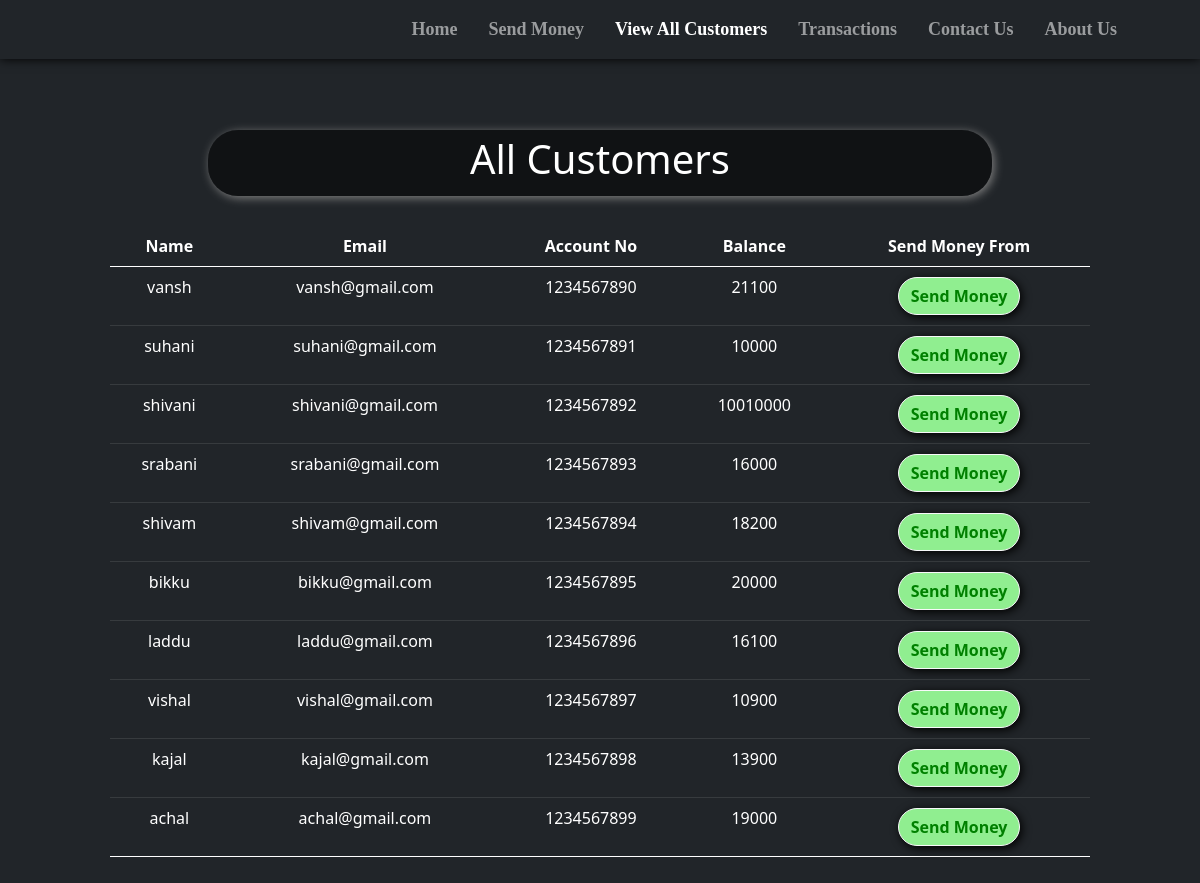
/all_cust.php, run on the app's committed database.
### tables this page shows
CREATE TABLE `users` (
  `sr` int(11) NOT NULL,
  `name` varchar(20) NOT NULL,
  `email` varchar(20) NOT NULL,
  `accno` varchar(10) NOT NULL,
  `blc` bigint(20) NOT NULL
);

### all_cust.php (the view, shortened to what this page needs)
<!doctype html>
<html lang="en">
<head>
    <link href="https://cdn.jsdelivr.net/npm/bootstrap@5.0.2/dist/css/bootstrap.min.css" rel="stylesheet"
>
    <link rel="stylesheet" href="https://cdnjs.cloudflare.com/ajax/libs/font-awesome/5.15.3/css/all.min.css"
 />
</head>
<body style="background-color:#212529;">
    <?php include 'spin.php'; ?>
    <nav class="navbar navbar-expand-lg navbar-dark bg-dark fixed fixed-top"
        style="font-family:candara; font-size:18px; box-shadow: 0px 0px 10px 0px black;">
        <div class="container-fluid">
            <a href="index.php"><img src="statics\logo.png" alt=""
                    style="height: 80px; margin-left:25px; margin-top:10px;"></a>
        </div>
        <div class="collapse navbar-collapse" id="navbarSupportedContent">
            <b>
                <ul class="navbar-nav ">
                    <li class="nav-item nav-links" style="margin-left:15px;">
                        <a class="nav-link text-nowrap" aria-current="page" href="index.php">Home</a>
                    </li>
                    <li class="nav-item" style="margin-left:15px; ">
                        <a class="nav-link text-nowrap" href="send_money.php">Send Money</a>
                    </li>
                    <li class="nav-item" style="margin-left:15px;">
                        <a class="nav-link text-nowrap active" href="all_cust.php">View All Customers</a>
                    </li>
                    <li class="nav-item" style="margin-left:15px;">
                        <a class="nav-link text-nowrap" href="transactions.php">Transactions</a>
                    </li>
                    <li class="nav-item" style="margin-left:15px;">
                        <a class="nav-link text-nowrap" href="contact_us.php">Contact Us</a>
                    </li>
                    <li class="nav-item" style="margin-left:15px; margin-right:75px;">
                        <a class="nav-link text-nowrap" href="about_us.php">About Us</a>
                    </li>
                </ul>
            </b>
        </div>
    </nav>
    <center>
        <div class="container" style="margin-top: 10%; padding:10px 80px 10px 80px; ">
            <div
                style="width:80%; background-color:rgba(0,0,0,.5); padding:5px 5px 5px 5px; border-radius:30px; box-shadow: 2px 2px 10px gray;">
                <h1 style=" color:white;">All Customers</h1>
            </div>
            <?php
    $conn = mysqli_connect($servername, $username, $password, $database);
    if(!$conn){
        die("Connection not established: ".mysqli_connect_error());
    }else{
        $sql = "SELECT * FROM `users`";
        $result = mysqli_query($conn, $sql);
?>
            <table class="table table-dark" style="margin-top: 30px;">
                <thead>
                    <tr>
                        <th scope="col">Name</th>
                        <th scope="col">Email</th>
                        <th scope="col">Account No</th>
                        <th scope="col">Balance</th>
                        <th scope="col">Send Money From</th>
                    </tr>
                </thead>
                <?php
echo "<tbody>";
        while($row = mysqli_fetch_assoc($result)){
        echo    '
            <tr>
              <td>'.$row['name'].'</td>
              <td>'.$row['email'].'</td>
              <td>'.$row['accno'].'</td>
              <td>'.$row['blc'].'</td>
              <td style="padding:10px 10px 10px 10px">
              <a href="send_money.php?reads='.$row['accno'].'"
              <button type="button" class="btn mybtn btn-outline-light">Send Money</button>
              </a>
              </td>
            </tr>';
    }
    }
    echo "</tbody>";
?>
        </div>
    </center>
</body>
</html>

### spin.php (shortened to what this page needs)
<html>
<head>
<link rel="stylesheet" href="https://cdnjs.cloudflare.com/ajax/libs/font-awesome/5.15.3/css/all.min.css" />
</head>
<body>
    </body>
</html>

### all_cust.php (style rules this page uses)
th, td { text-align: center; }
.mybtn { box-shadow: 2px 2px 10px black; border-radius: 30px; font-weight: bold; background-color: lightgreen; color: green; }

### data on the page
users: name "vansh", email "vansh@gmail.com", accno "1234567890", blc "21100"
users: name "suhani", email "suhani@gmail.com", accno "1234567891", blc "10000"
users: name "shivani", email "shivani@gmail.com", accno "1234567892", blc "10010000"
users: name "srabani", email "srabani@gmail.com", accno "1234567893", blc "16000"
users: name "shivam", email "shivam@gmail.com", accno "1234567894", blc "18200"
users: name "bikku", email "bikku@gmail.com", accno "1234567895", blc "20000"
users: name "laddu", email "laddu@gmail.com", accno "1234567896", blc "16100"
users: name "vishal", email "vishal@gmail.com", accno "1234567897", blc "10900"
users: name "kajal", email "kajal@gmail.com", accno "1234567898", blc "13900"
users: name "achal", email "achal@gmail.com", accno "1234567899", blc "19000"
